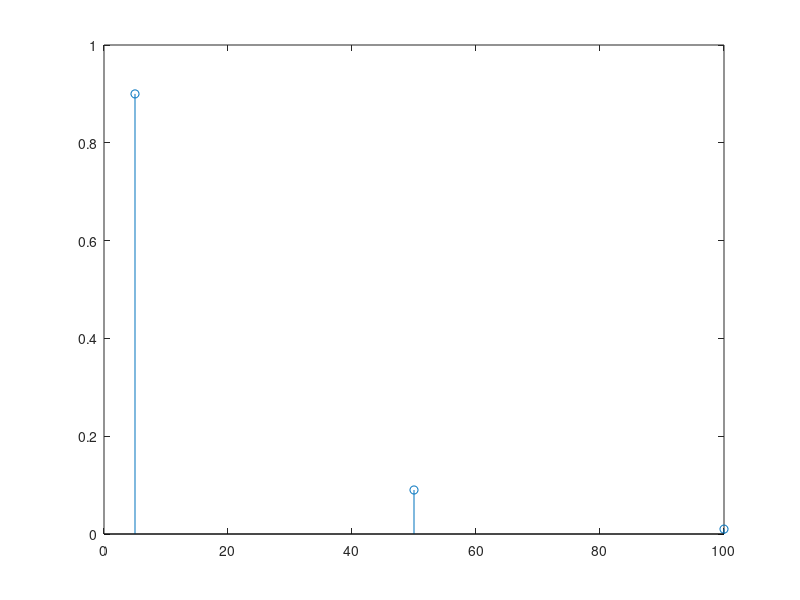

Write the MATLAB code that produced this figure.
%% a)

N = 90 + 9 + 1

prob5 = 90 / N;
prob50 = 9 / N;
prob100 = 1 / N;

%b)
probmassa = [prob5, prob50, prob100];

%c)
stem([5, 50, 100], [prob5, prob50, prob100])         % once(nLinhas, nColunas)
